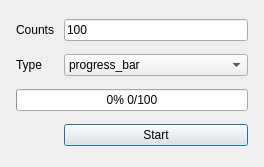
<?xml version="1.0" encoding="UTF-8"?>
<ui version="4.0">
 <class>Dialog</class>
 <widget class="QDialog" name="Dialog">
  <property name="geometry">
   <rect>
    <x>0</x>
    <y>0</y>
    <width>264</width>
    <height>167</height>
   </rect>
  </property>
  <property name="windowTitle">
   <string>Dialog</string>
  </property>
  <layout class="QGridLayout" name="gridLayout">
   <property name="leftMargin">
    <number>16</number>
   </property>
   <property name="topMargin">
    <number>16</number>
   </property>
   <property name="rightMargin">
    <number>16</number>
   </property>
   <property name="bottomMargin">
    <number>16</number>
   </property>
   <property name="spacing">
    <number>10</number>
   </property>
   <item row="3" column="1">
    <widget class="QPushButton" name="start_btn">
     <property name="text">
      <string>Start</string>
     </property>
    </widget>
   </item>
   <item row="0" column="0">
    <widget class="QLabel" name="label">
     <property name="text">
      <string>Counts</string>
     </property>
    </widget>
   </item>
   <item row="1" column="0">
    <widget class="QLabel" name="type_label">
     <property name="text">
      <string>Type</string>
     </property>
    </widget>
   </item>
   <item row="1" column="1">
    <widget class="QComboBox" name="type_box">
     <item>
      <property name="text">
       <string>progress_bar</string>
      </property>
     </item>
     <item>
      <property name="text">
       <string>progress_dialog</string>
      </property>
     </item>
    </widget>
   </item>
   <item row="0" column="1">
    <widget class="QLineEdit" name="count_edit">
     <property name="text">
      <string>100</string>
     </property>
    </widget>
   </item>
   <item row="2" column="0" colspan="2">
    <widget class="QProgressBar" name="progressBar">
     <property name="maximum">
      <number>100</number>
     </property>
     <property name="value">
      <number>0</number>
     </property>
     <property name="textVisible">
      <bool>true</bool>
     </property>
     <property name="invertedAppearance">
      <bool>false</bool>
     </property>
     <property name="format">
      <string>%p% %v/%m</string>
     </property>
    </widget>
   </item>
  </layout>
 </widget>
 <resources/>
 <connections/>
</ui>
